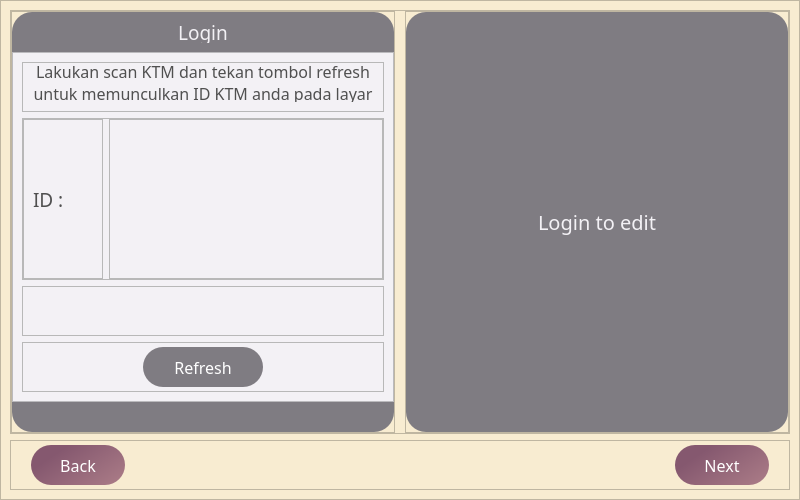
<?xml version="1.0" encoding="UTF-8"?>
<ui version="4.0">
 <class>Dialog</class>
 <widget class="QDialog" name="Dialog">
  <property name="geometry">
   <rect>
    <x>0</x>
    <y>0</y>
    <width>800</width>
    <height>500</height>
   </rect>
  </property>
  <property name="windowTitle">
   <string>Dialog</string>
  </property>
  <layout class="QVBoxLayout" name="verticalLayout">
   <property name="spacing">
    <number>6</number>
   </property>
   <property name="leftMargin">
    <number>0</number>
   </property>
   <property name="topMargin">
    <number>0</number>
   </property>
   <property name="rightMargin">
    <number>0</number>
   </property>
   <property name="bottomMargin">
    <number>0</number>
   </property>
   <item>
    <widget class="QFrame" name="frame">
     <property name="styleSheet">
      <string notr="true">background-color:rgb(248, 236, 209);</string>
     </property>
     <property name="frameShape">
      <enum>QFrame::StyledPanel</enum>
     </property>
     <property name="frameShadow">
      <enum>QFrame::Raised</enum>
     </property>
     <layout class="QVBoxLayout" name="verticalLayout_2">
      <item>
       <widget class="QFrame" name="frame_3">
        <property name="frameShape">
         <enum>QFrame::StyledPanel</enum>
        </property>
        <property name="frameShadow">
         <enum>QFrame::Raised</enum>
        </property>
        <layout class="QHBoxLayout" name="horizontalLayout">
         <property name="spacing">
          <number>10</number>
         </property>
         <property name="leftMargin">
          <number>0</number>
         </property>
         <property name="topMargin">
          <number>0</number>
         </property>
         <property name="rightMargin">
          <number>0</number>
         </property>
         <property name="bottomMargin">
          <number>0</number>
         </property>
         <item>
          <widget class="QFrame" name="frame_6">
           <property name="styleSheet">
            <string notr="true"/>
           </property>
           <property name="frameShape">
            <enum>QFrame::StyledPanel</enum>
           </property>
           <property name="frameShadow">
            <enum>QFrame::Raised</enum>
           </property>
           <layout class="QVBoxLayout" name="verticalLayout_3">
            <property name="spacing">
             <number>0</number>
            </property>
            <property name="leftMargin">
             <number>0</number>
            </property>
            <property name="topMargin">
             <number>0</number>
            </property>
            <property name="rightMargin">
             <number>0</number>
            </property>
            <property name="bottomMargin">
             <number>0</number>
            </property>
            <item>
             <widget class="QFrame" name="frame_7">
              <property name="maximumSize">
               <size>
                <width>16777215</width>
                <height>40</height>
               </size>
              </property>
              <property name="styleSheet">
               <string notr="true">QFrame#frame_7{
background-color:rgb(127, 124, 130);
border-top-left-radius:20px;
border-top-right-radius:20px;
}</string>
              </property>
              <property name="frameShape">
               <enum>QFrame::StyledPanel</enum>
              </property>
              <property name="frameShadow">
               <enum>QFrame::Raised</enum>
              </property>
              <layout class="QVBoxLayout" name="verticalLayout_4">
               <item>
                <widget class="QLabel" name="label_4">
                 <property name="font">
                  <font>
                   <family>Tw Cen MT</family>
                   <pointsize>14</pointsize>
                  </font>
                 </property>
                 <property name="styleSheet">
                  <string notr="true">QLabel#label_4{
background-color: none;
color: rgb(243, 241, 245);
}</string>
                 </property>
                 <property name="text">
                  <string>Login</string>
                 </property>
                 <property name="alignment">
                  <set>Qt::AlignCenter</set>
                 </property>
                </widget>
               </item>
              </layout>
             </widget>
            </item>
            <item>
             <widget class="QFrame" name="frame_2">
              <property name="styleSheet">
               <string notr="true">QFrame#frame_2{
background-color:rgb(243, 241, 245);
}</string>
              </property>
              <property name="frameShape">
               <enum>QFrame::StyledPanel</enum>
              </property>
              <property name="frameShadow">
               <enum>QFrame::Raised</enum>
              </property>
              <layout class="QVBoxLayout" name="verticalLayout_6">
               <item>
                <widget class="QFrame" name="frame_11">
                 <property name="maximumSize">
                  <size>
                   <width>16777215</width>
                   <height>50</height>
                  </size>
                 </property>
                 <property name="styleSheet">
                  <string notr="true">QFrame#frame_11{
background-color:none;
color:rgb(255, 84, 124);
}</string>
                 </property>
                 <property name="frameShape">
                  <enum>QFrame::StyledPanel</enum>
                 </property>
                 <property name="frameShadow">
                  <enum>QFrame::Raised</enum>
                 </property>
                 <layout class="QVBoxLayout" name="verticalLayout_8">
                  <property name="spacing">
                   <number>0</number>
                  </property>
                  <property name="leftMargin">
                   <number>0</number>
                  </property>
                  <property name="topMargin">
                   <number>0</number>
                  </property>
                  <property name="rightMargin">
                   <number>0</number>
                  </property>
                  <item>
                   <widget class="QLabel" name="label_5">
                    <property name="font">
                     <font>
                      <family>Tw Cen MT</family>
                      <pointsize>12</pointsize>
                     </font>
                    </property>
                    <property name="styleSheet">
                     <string notr="true">QLabel#label_5{
background-color:none;
color:rgb(80, 80, 80);
}</string>
                    </property>
                    <property name="text">
                     <string>Lakukan scan KTM dan tekan tombol refresh untuk memunculkan ID KTM anda pada layar</string>
                    </property>
                    <property name="alignment">
                     <set>Qt::AlignCenter</set>
                    </property>
                    <property name="wordWrap">
                     <bool>true</bool>
                    </property>
                   </widget>
                  </item>
                 </layout>
                </widget>
               </item>
               <item>
                <widget class="QFrame" name="frame_12">
                 <property name="styleSheet">
                  <string notr="true">QFrame#frame_12{
background-color:none;
color:rgb(255, 84, 124);
}</string>
                 </property>
                 <property name="frameShape">
                  <enum>QFrame::StyledPanel</enum>
                 </property>
                 <property name="frameShadow">
                  <enum>QFrame::Raised</enum>
                 </property>
                 <layout class="QHBoxLayout" name="horizontalLayout_4">
                  <property name="leftMargin">
                   <number>0</number>
                  </property>
                  <property name="topMargin">
                   <number>0</number>
                  </property>
                  <property name="rightMargin">
                   <number>0</number>
                  </property>
                  <property name="bottomMargin">
                   <number>0</number>
                  </property>
                  <item>
                   <widget class="QFrame" name="frame_14">
                    <property name="maximumSize">
                     <size>
                      <width>80</width>
                      <height>16777215</height>
                     </size>
                    </property>
                    <property name="styleSheet">
                     <string notr="true">QFrame#frame_14{
background-color:none;
color:rgb(255, 84, 124);
}</string>
                    </property>
                    <property name="frameShape">
                     <enum>QFrame::StyledPanel</enum>
                    </property>
                    <property name="frameShadow">
                     <enum>QFrame::Raised</enum>
                    </property>
                    <layout class="QVBoxLayout" name="verticalLayout_9">
                     <item>
                      <widget class="QLabel" name="label_8">
                       <property name="font">
                        <font>
                         <family>Tw Cen MT</family>
                         <pointsize>14</pointsize>
                        </font>
                       </property>
                       <property name="styleSheet">
                        <string notr="true">QLabel#label_8{
background-color:none;
color:rgb(80, 80, 80);
}</string>
                       </property>
                       <property name="text">
                        <string>ID :</string>
                       </property>
                      </widget>
                     </item>
                    </layout>
                   </widget>
                  </item>
                  <item>
                   <widget class="QFrame" name="frame_15">
                    <property name="styleSheet">
                     <string notr="true">QFrame#frame_15{
background-color:none;
color:rgb(255, 84, 124);
}</string>
                    </property>
                    <property name="frameShape">
                     <enum>QFrame::StyledPanel</enum>
                    </property>
                    <property name="frameShadow">
                     <enum>QFrame::Raised</enum>
                    </property>
                    <layout class="QVBoxLayout" name="verticalLayout_10">
                     <item>
                      <widget class="QLabel" name="label_11">
                       <property name="font">
                        <font>
                         <family>Tw Cen MT</family>
                         <pointsize>12</pointsize>
                        </font>
                       </property>
                       <property name="styleSheet">
                        <string notr="true">QLabel#label_11{
background-color:none;
color:rgb(80, 80, 80);
}</string>
                       </property>
                       <property name="text">
                        <string/>
                       </property>
                       <property name="wordWrap">
                        <bool>true</bool>
                       </property>
                      </widget>
                     </item>
                    </layout>
                   </widget>
                  </item>
                 </layout>
                </widget>
               </item>
               <item>
                <widget class="QFrame" name="frame_9">
                 <property name="maximumSize">
                  <size>
                   <width>16777215</width>
                   <height>50</height>
                  </size>
                 </property>
                 <property name="styleSheet">
                  <string notr="true">QFrame#frame_9{
background-color:none;
color:rgb(255, 84, 124);
}</string>
                 </property>
                 <property name="frameShape">
                  <enum>QFrame::StyledPanel</enum>
                 </property>
                 <property name="frameShadow">
                  <enum>QFrame::Raised</enum>
                 </property>
                 <layout class="QVBoxLayout" name="verticalLayout_5">
                  <property name="spacing">
                   <number>0</number>
                  </property>
                  <property name="leftMargin">
                   <number>0</number>
                  </property>
                  <property name="topMargin">
                   <number>0</number>
                  </property>
                  <property name="rightMargin">
                   <number>0</number>
                  </property>
                  <property name="bottomMargin">
                   <number>0</number>
                  </property>
                  <item>
                   <widget class="QLabel" name="label">
                    <property name="font">
                     <font>
                      <family>Tw Cen MT</family>
                      <pointsize>12</pointsize>
                     </font>
                    </property>
                    <property name="styleSheet">
                     <string notr="true">QLabel#label{
background-color:none;
color:rgb(255, 84, 124);
}</string>
                    </property>
                    <property name="text">
                     <string/>
                    </property>
                    <property name="alignment">
                     <set>Qt::AlignCenter</set>
                    </property>
                    <property name="wordWrap">
                     <bool>true</bool>
                    </property>
                   </widget>
                  </item>
                 </layout>
                </widget>
               </item>
               <item>
                <widget class="QFrame" name="frame_13">
                 <property name="maximumSize">
                  <size>
                   <width>16777215</width>
                   <height>50</height>
                  </size>
                 </property>
                 <property name="styleSheet">
                  <string notr="true">QFrame#frame_13{
background-color:none;
color:rgb(255, 84, 124);
}</string>
                 </property>
                 <property name="frameShape">
                  <enum>QFrame::StyledPanel</enum>
                 </property>
                 <property name="frameShadow">
                  <enum>QFrame::Raised</enum>
                 </property>
                 <layout class="QVBoxLayout" name="verticalLayout_11">
                  <property name="spacing">
                   <number>0</number>
                  </property>
                  <property name="leftMargin">
                   <number>120</number>
                  </property>
                  <property name="topMargin">
                   <number>0</number>
                  </property>
                  <property name="rightMargin">
                   <number>120</number>
                  </property>
                  <property name="bottomMargin">
                   <number>0</number>
                  </property>
                  <item>
                   <widget class="QPushButton" name="pushButton_3">
                    <property name="maximumSize">
                     <size>
                      <width>16777215</width>
                      <height>40</height>
                     </size>
                    </property>
                    <property name="font">
                     <font>
                      <family>Tw Cen MT</family>
                      <pointsize>12</pointsize>
                     </font>
                    </property>
                    <property name="styleSheet">
                     <string notr="true">QPushButton#pushButton_3{
background-color:rgb(127, 124, 130);
border-top-left-radius:20px;
border-bottom-left-radius:20px;
border-top-right-radius:20px;
border-bottom-right-radius:20px;
color:rgb(255, 255, 255);

}

QPushButton#pushButton_3:hover{
background-color:rgb(159, 159, 159);
}

QPushButton#pushButton_3:pressed{
padding-left:5px;
padding-top:5px;
}</string>
                    </property>
                    <property name="text">
                     <string>Refresh</string>
                    </property>
                   </widget>
                  </item>
                 </layout>
                </widget>
               </item>
              </layout>
             </widget>
            </item>
            <item>
             <widget class="QFrame" name="frame_8">
              <property name="maximumSize">
               <size>
                <width>16777215</width>
                <height>30</height>
               </size>
              </property>
              <property name="styleSheet">
               <string notr="true">QFrame#frame_8{
background-color:rgb(127, 124, 130);
border-bottom-left-radius:20px;
border-bottom-right-radius:20px;
}</string>
              </property>
              <property name="frameShape">
               <enum>QFrame::StyledPanel</enum>
              </property>
              <property name="frameShadow">
               <enum>QFrame::Raised</enum>
              </property>
             </widget>
            </item>
           </layout>
          </widget>
         </item>
         <item>
          <widget class="QFrame" name="frame_5">
           <property name="frameShape">
            <enum>QFrame::StyledPanel</enum>
           </property>
           <property name="frameShadow">
            <enum>QFrame::Raised</enum>
           </property>
           <layout class="QVBoxLayout" name="verticalLayout_7">
            <property name="spacing">
             <number>0</number>
            </property>
            <property name="leftMargin">
             <number>0</number>
            </property>
            <property name="topMargin">
             <number>0</number>
            </property>
            <property name="rightMargin">
             <number>0</number>
            </property>
            <property name="bottomMargin">
             <number>0</number>
            </property>
            <item>
             <widget class="QFrame" name="frame_10">
              <property name="styleSheet">
               <string notr="true">QFrame#frame_10{
background-color:rgb(127, 124, 130);
border-radius:20px;
}</string>
              </property>
              <property name="frameShape">
               <enum>QFrame::StyledPanel</enum>
              </property>
              <property name="frameShadow">
               <enum>QFrame::Raised</enum>
              </property>
              <layout class="QVBoxLayout" name="verticalLayout_12">
               <item>
                <widget class="QLabel" name="label_2">
                 <property name="font">
                  <font>
                   <family>Tw Cen MT</family>
                   <pointsize>15</pointsize>
                  </font>
                 </property>
                 <property name="styleSheet">
                  <string notr="true">QLabel#label_2{
background-color: none;
color: rgb(243, 241, 245);
}</string>
                 </property>
                 <property name="text">
                  <string>Login to edit</string>
                 </property>
                 <property name="alignment">
                  <set>Qt::AlignCenter</set>
                 </property>
                </widget>
               </item>
              </layout>
             </widget>
            </item>
           </layout>
          </widget>
         </item>
        </layout>
       </widget>
      </item>
      <item>
       <widget class="QFrame" name="frame_4">
        <property name="maximumSize">
         <size>
          <width>16777215</width>
          <height>50</height>
         </size>
        </property>
        <property name="frameShape">
         <enum>QFrame::StyledPanel</enum>
        </property>
        <property name="frameShadow">
         <enum>QFrame::Raised</enum>
        </property>
        <layout class="QHBoxLayout" name="horizontalLayout_2">
         <property name="spacing">
          <number>550</number>
         </property>
         <property name="leftMargin">
          <number>20</number>
         </property>
         <property name="topMargin">
          <number>0</number>
         </property>
         <property name="rightMargin">
          <number>20</number>
         </property>
         <property name="bottomMargin">
          <number>0</number>
         </property>
         <item>
          <widget class="QPushButton" name="pushButton">
           <property name="maximumSize">
            <size>
             <width>16777215</width>
             <height>40</height>
            </size>
           </property>
           <property name="font">
            <font>
             <family>Tw Cen MT</family>
             <pointsize>12</pointsize>
            </font>
           </property>
           <property name="styleSheet">
            <string notr="true">QPushButton#pushButton{
background-color:qlineargradient(spread:pad, x1:0.12, y1:0.449, x2:1, y2:1, stop:0 rgba(133, 88, 111, 255), stop:1 rgba(172, 125, 136, 255));
border-top-left-radius:20px;
border-bottom-left-radius:20px;
border-top-right-radius:20px;
border-bottom-right-radius:20px;
color:rgb(255, 255, 255);

}

QPushButton#pushButton:hover{
background-color:qlineargradient(spread:pad, x1:0.0802273, y1:0.375, x2:1, y2:1, stop:0 rgba(172, 125, 136, 255), stop:1 rgba(222, 182, 171, 255));
}

QPushButton#pushButton:pressed{
padding-left:5px;
padding-top:5px;
}</string>
           </property>
           <property name="text">
            <string>Back</string>
           </property>
          </widget>
         </item>
         <item>
          <widget class="QPushButton" name="pushButton_2">
           <property name="maximumSize">
            <size>
             <width>16777215</width>
             <height>40</height>
            </size>
           </property>
           <property name="font">
            <font>
             <family>Tw Cen MT</family>
             <pointsize>12</pointsize>
            </font>
           </property>
           <property name="styleSheet">
            <string notr="true">QPushButton#pushButton_2{
background-color:qlineargradient(spread:pad, x1:0.12, y1:0.449, x2:1, y2:1, stop:0 rgba(133, 88, 111, 255), stop:1 rgba(172, 125, 136, 255));
border-top-left-radius:20px;
border-bottom-left-radius:20px;
border-top-right-radius:20px;
border-bottom-right-radius:20px;
color:rgb(255, 255, 255);

}

QPushButton#pushButton_2:hover{
background-color:qlineargradient(spread:pad, x1:0.0802273, y1:0.375, x2:1, y2:1, stop:0 rgba(172, 125, 136, 255), stop:1 rgba(222, 182, 171, 255));
}

QPushButton#pushButton_2:pressed{
padding-left:5px;
padding-top:5px;
}</string>
           </property>
           <property name="text">
            <string>Next</string>
           </property>
          </widget>
         </item>
        </layout>
       </widget>
      </item>
     </layout>
    </widget>
   </item>
  </layout>
 </widget>
 <resources>
  <include location="icon.qrc"/>
 </resources>
 <connections/>
</ui>
